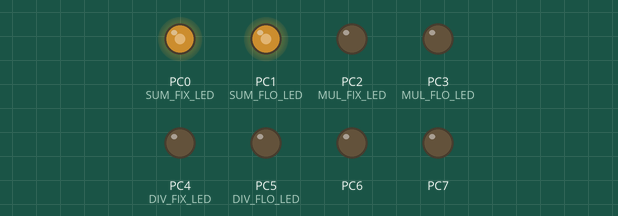
Recording of a program running on a simulated ATmega32, built with avr-gcc and emulated at 16 MHz. Shown: output pins drawn as LEDs (lit = HIGH).

Above: at 0.1 s.
Timing chart, 0 to 1.6 s (numbered marks = the images above):
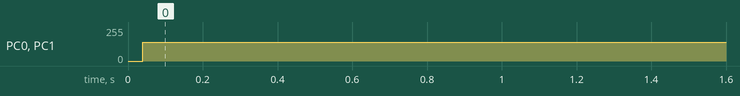

Measured:
- by itself, PC0 (SUM_FIX_LED), PC1 (SUM_FLO_LED): 0/255 → 142/255 at 0.04 s

The program:

main.c
```c
/*
 * Fixed_Point_vs_Floating.c
 *
 * Created: 1/22/2021 1:35:33 AM
 * Author : Abdelrahman_Magdy
 */
#define F_CPU 16000000UL
#include <avr/io.h>
#include <stdio.h>
#include "Fixed_VS_Float.h"

int main(void)
{

	DDRC=0XFF;
	Fixed FIX= FLOAT2FIXED(Num);
	float flo =Num ;
	int TIMES =Sum_10000_Times(Num);

    while (1)
    {
		Floating_sum(flo,TIMES);
		Fixed_Point_sum(FIX,TIMES);

    }
}
```

Fixed_VS_Float.c
```c
/*
 * Fixed_VS_Float.c
 *
 * Created: 1/22/2021 3:46:52 AM
 *  Author: Abdelrahman_Magdy
 */
#include "Fixed_VS_Float.h"
void Fixed_Point_sum(Fixed FIX ,int times)
{

	Fixed SUM_FIX =0 ;
	for(int i =0; i <times;i++ )
	{
		SUM_FIX+=FIX;
	}
	PORTC^=(1<<SUM_FIX_LED);

}


void Floating_sum(float flo ,int times)
{
	float sum =0 ;
	for(int i =0; i <times;i++ )
	{
		sum+=flo;
	}
	PORTC^=(1<<SUM_FLO_LED);


}


void Fixed_Point_MUL(Fixed FIX ,int times)
{

	Fixed MUL_FIX =1 ;
	for(int i =0; i <times;i++ )
	{
		MUL_FIX*=FIX;
	}
	PORTC^=(1<<MUL_FIX_LED);

}


void Floating_MUL(float flo ,int times)
{
	float MUL_flo =1 ;
	for(int i =0; i <times;i++ )
	{
		MUL_flo*=flo;
	}
	PORTC^=(1<<MUL_FLO_LED);

}
```

Fixed_VS_Float.h
```c
/*
 * Fixed_VS_Float.h
 *
 * Created: 1/22/2021 3:47:09 AM
 *  Author: Abdelrahman_Magdy
 */


#ifndef FIXED_VS_FLOAT_H_
#define FIXED_VS_FLOAT_H_

#define F_CPU 16000000UL
#include <avr/io.h>
#include <stdio.h>
#include <util/delay.h>
typedef int Fixed;

#define FRACT_BITS 16
#define FRACT_BITS_D2 8
#define FIXED_ONE (1 << FRACT_BITS)
#define INT2FIXED(x) ((x) << FRACT_BITS)
#define FLOAT2FIXED(x) ((int)((x) * (1 << FRACT_BITS)))
#define FIXED2INT(x) ((x) >> FRACT_BITS)
#define FIXED2DOUBLE(x) (((double)(x)) / (1 << FRACT_BITS))
#define MULT(x, y) ( ((x) >> FRACT_BITS_D2) * ((y)>> FRACT_BITS_D2) )

#define Num    10.35
#define  Sum_10000_Times(Num)  (Num*10000000)

#define  SUM_FIX_LED PC0
#define  SUM_FLO_LED PC1
#define  MUL_FIX_LED PC2
#define  MUL_FLO_LED PC3
#define  DIV_FIX_LED PC4
#define  DIV_FLO_LED PC5

void Fixed_Point_sum(Fixed FIX ,int times);
void Floating_sum(float flo ,int times);
void Fixed_Point_MUL(Fixed FIX ,int times);
void Floating_MUL(float flo ,int times);
#endif /* FIXED_VS_FLOAT_H_ */
```
